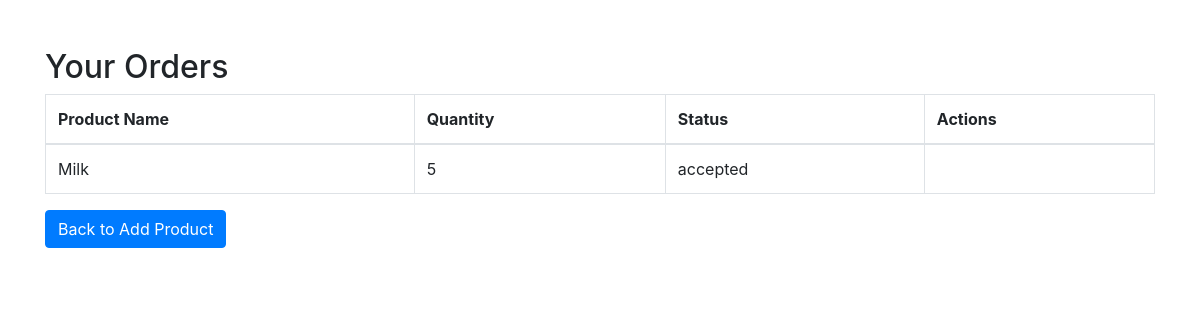
The app's page /farmer/orders (signed in), older data.
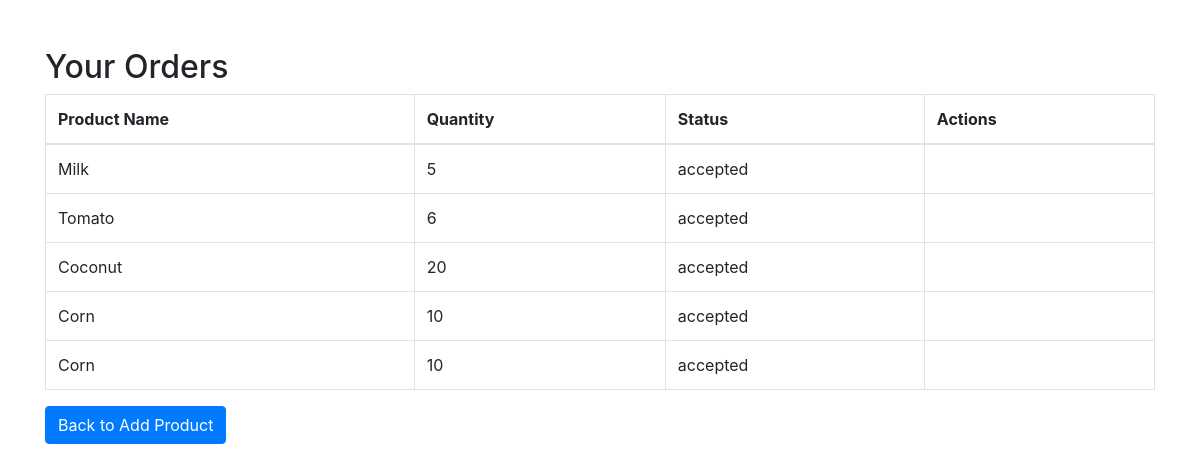
The same page, newer data.
### app.py (models this page shows, shortened)
class Order(db.Model):
    id = db.Column(db.Integer, primary_key=True)
    product_id = db.Column(db.Integer, db.ForeignKey('product.id'), nullable=False)
    distributor_id = db.Column(db.Integer, db.ForeignKey('user.id'), nullable=False)
    farmer_id = db.Column(db.Integer, db.ForeignKey('user.id'), nullable=False)
    status = db.Column(db.String(20), nullable=False, default='waiting')
    chain = db.Column(db.String(255), nullable=True)
    product = db.relationship('Product', backref='orders', lazy=True)

class Product(db.Model):
    id = db.Column(db.Integer, primary_key=True)
    name = db.Column(db.String(80), nullable=False)
    quantity = db.Column(db.Integer, nullable=False)
    price = db.Column(db.Integer, nullable=False)
    farmer_name = db.Column(db.String(80), nullable=False)
    manufacture_date = db.Column(db.Date, nullable=False, default=datetime.utcnow)
    farmer_id = db.Column(db.Integer, db.ForeignKey('user.id'), nullable=False)

### app.py (the view)
@app.route('/farmer/orders')
def view_orders_farmer():
    if 'role' in session and session['role'] == 'farmer':
        orders = Order.query.filter_by(farmer_id=session['user_id']).all()
        return render_template('farmer_orders.html', orders=orders)
    return redirect(url_for('login'))

### templates/farmer_orders.html (shortened to what this page needs)
<!DOCTYPE html>
<html lang="en">
<head>
    <link rel="stylesheet" href="https://cdnjs.cloudflare.com/ajax/libs/bootstrap/4.5.2/css/bootstrap.min.css">
</head>
<body>
    <div class="container mt-5">
        <h2>Your Orders</h2>
        <table class="table table-bordered">
            <thead>
                <tr>
                    <th>Product Name</th>
                    <th>Quantity</th>
                    <th>Status</th>
                    <th>Actions</th>
                </tr>
            </thead>
            <tbody>
                {% for order in orders %}
                <tr>
                    <td>{{ order.product.name }}</td>
                    <td>{{ order.product.quantity }}</td>
                    <td>{{ order.status }}</td>
                    <td>
                    </td>
                </tr>
                {% endfor %}
            </tbody>
        </table>
        <a href="{{ url_for('add_product') }}" class="btn btn-primary">Back to Add Product</a>
    </div>
</body>
</html>

Row changes from the older to the newer data that the page shows:
now on this page (row edited): Order: product.name "Tomato", product.quantity "6", status "accepted"
now on this page (row edited): Order: product.name "Coconut", product.quantity "20", status "accepted"
added Order: product.name "Corn", product.quantity "10", status "accepted"
added Order: product.name "Corn", product.quantity "10", status "accepted"
